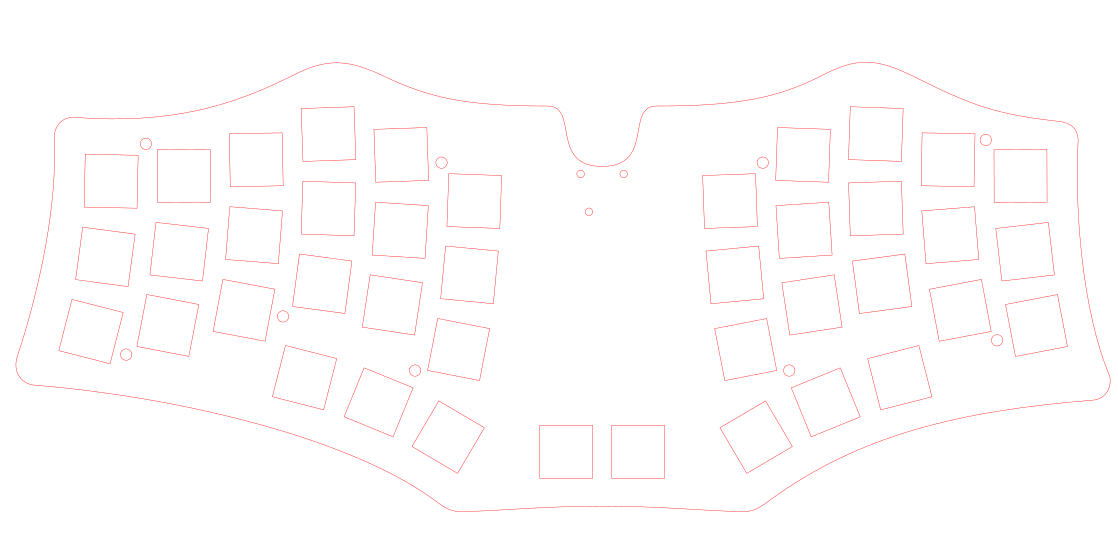
#> input picture opencv/waihah41.png, 1118 x 546 px
$ python a3.py
#> lines starting #> are read from the running program, lines starting #| are printed output that depends on the picture; after the words box and inside, x2 and y2 are one past the last pixel; in counts of white or black regions, pixels touching at a corner belong together
import cv2
import numpy as np
import matplotlib.pyplot as plt

# 画像ファイルの読込み
# （画像ファイルを用意して下さい。）
img = cv2.imread('waihah41.png')
#> img is the input picture: shape (546, 1118, 3); mean B, G, R 253.1, 253.1, 255


# 画像をグレースケールにする
gray = cv2.cvtColor(img, cv2.COLOR_BGR2GRAY)
#cv2.imshow('gray', gray)
#しきい値指定によるフィルタリング
#retval, dst = cv2.threshold(gray, 240, 255, cv2.THRESH_BINARY )
#cv2.imshow('dst1', dst)

dst = cv2.bitwise_not(gray)
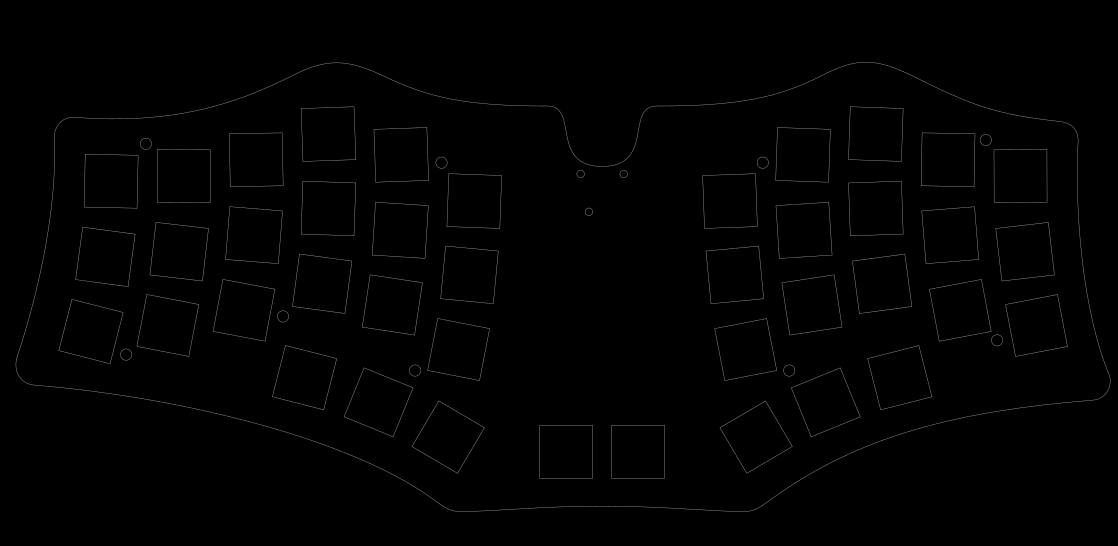
#> dst: shape (546, 1118); min 0, max 107, mean 1.3
#cv2.imshow('dst2', dst)

contours, _ = cv2.findContours(dst, cv2.RETR_LIST, cv2.CHAIN_APPROX_SIMPLE)
#> contours = 108 contours; largest, box (x1, y1, x2, y2) and area: (15, 62, 1111, 512) 370347, (16, 62, 1111, 512) 368874, (411, 400, 485, 474) 2885, (719, 400, 793, 474) 2884, (343, 367, 414, 438) 2872

for cnt in contours:
	# 輪郭線の長さを計算
	arclen = cv2.arcLength(cnt, True)
	# 輪郭線の近似
	approx = cv2.approxPolyDP(cnt, 0.01 * arclen, True)
	# 何角形かを見てみる
	#print(len(approx), end='')
	if(len(approx) == 4):
		print("4 です")
		print(approx)
#> this loop made 108 passes
#> (arclen, approx) on passes 1 to 12: (209.7, [[611, 426], [663, 425], [664, 477], [612, 478]]), (209.7, [[539, 426], [591, 425], [592, 477], [540, 478]]), (212, [[611, 425], [611, 478], [664, 478], [664, 425]]), (212, [[539, 425], [539, 478], [592, 478], [592, 425]]), (221.9, [[765, 401], [791, 446], [747, 472], [720, 428]]), (220.5, [[439, 401], [483, 428], [457, 472], [413, 446]]), (228.7, [[765, 400], [719, 427], [746, 473], [792, 446]]), (228.7, [[438, 400], [411, 446], [457, 473], [484, 427]]), (223.7, [[839, 368], [859, 416], [811, 435], [791, 388]]), (225.1, [[364, 368], [412, 388], [392, 436], [344, 416]]), (231.1, [[840, 367], [791, 387], [811, 437], [860, 417]]), (232.6, [[363, 367], [343, 416], [393, 437], [413, 387]])
#> arclen on passes 13 to 18: 34.38, 34.97, 39.8, 38.97, 35.8, 39.8
#> (printed output is left out)
    # 輪郭線の描画
    #cv2.drawContours(dst, [approx], -1, (255, 0, 0), 3, cv2.LINE_AA)

cv2.drawContours(img, contours, -1, (255, 0, 0), 3, cv2.LINE_AA)
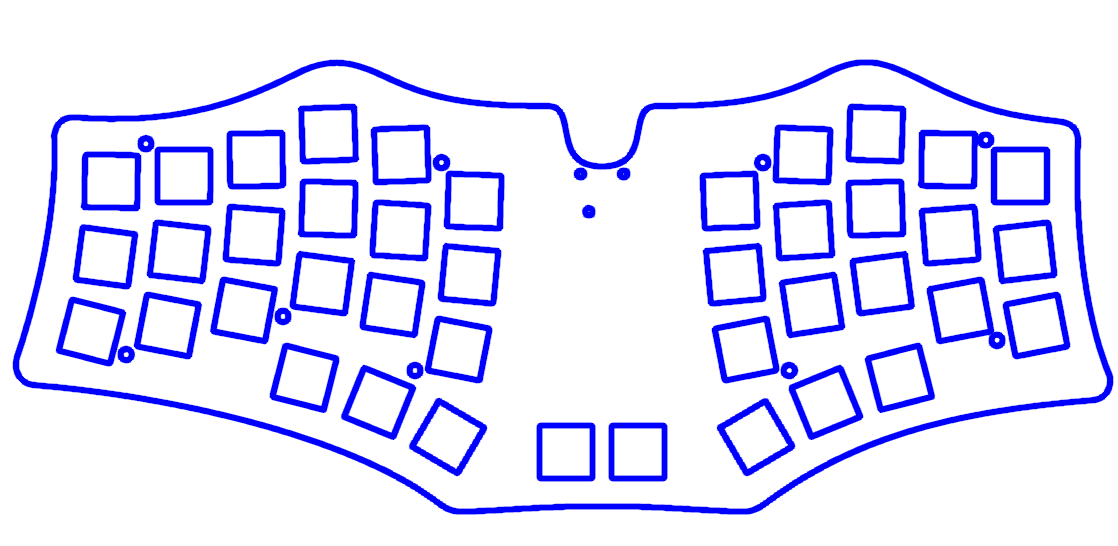
#> img: shape (546, 1118, 3); 14.62% of pixels changed, all inside (x1, y1, x2, y2) = (12, 59, 1114, 515)
plt.imshow(img)
plt.show()

for cnt in contours:
    # 輪郭線の長さを計算
    arclen = cv2.arcLength(cnt, True)
    # 輪郭線の近似
    approx = cv2.approxPolyDP(cnt, 0.01 * arclen, True)
    n_gon = len(approx)
#> this loop made 108 passes
#> (arclen, approx, n_gon) on passes 1 to 11: (209.7, [[611, 426], [663, 425], [664, 477], [612, 478]], 4), (209.7, [[539, 426], [591, 425], [592, 477], [540, 478]], 4), (212, [[611, 425], [611, 478], [664, 478], [664, 425]], 4), (212, [[539, 425], [539, 478], [592, 478], [592, 425]], 4), (221.9, [[765, 401], [791, 446], [747, 472], [720, 428]], 4), (220.5, [[439, 401], [483, 428], [457, 472], [413, 446]], 4), (228.7, [[765, 400], [719, 427], [746, 473], [792, 446]], 4), (228.7, [[438, 400], [411, 446], [457, 473], [484, 427]], 4), (223.7, [[839, 368], [859, 416], [811, 435], [791, 388]], 4), (225.1, [[364, 368], [412, 388], [392, 436], [344, 416]], 4), (231.1, [[840, 367], [791, 387], [811, 437], [860, 417]], 4)
#> (arclen, n_gon) on passes 13 to 18: (34.38, 10), (34.97, 16), (39.8, 18), (38.97, 16), (35.8, 15), (39.8, 17)


# GUIに表示
# GUI上で何かキーをおすと、ウインドウが消える
cv2.waitKey(0)
cv2.destroyAllWindows()

$ run again, with opencv/example.png copied over opencv/waihah41.png
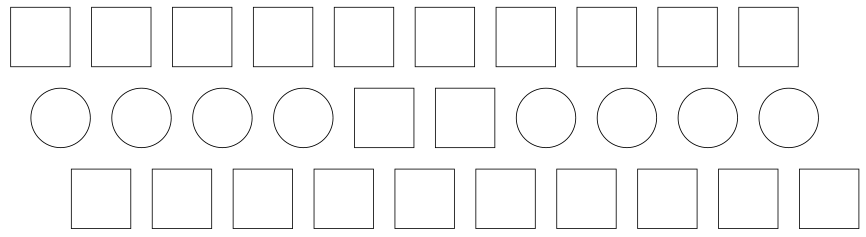
#> input picture opencv/example.png, 866 x 237 px
#> img is the input picture: shape (237, 866, 3); min 12, max 255, mean 248.2
#> `dst = cv2.bitwise_not(gray)`:
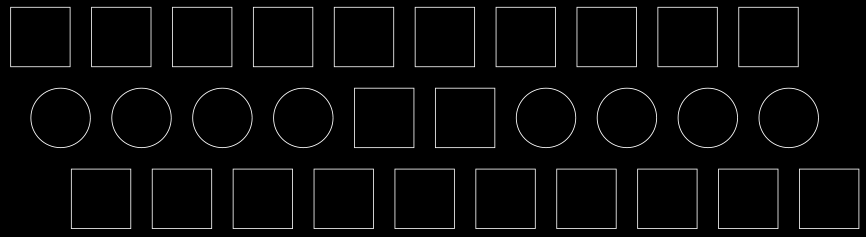
#> dst: shape (237, 866); min 0, max 243, mean 6.8
#> contours = 60 contours; largest, box (x1, y1, x2, y2) and area: (333, 6, 395, 68) 3721, (252, 6, 314, 68) 3721, (434, 87, 496, 149) 3720, (414, 6, 476, 68) 3720, (151, 168, 213, 229) 3660
#> the loop `for cnt in contours:` made 60 passes
#> (arclen, approx) on passes 1 to 7: (233.7, [[799, 170], [857, 169], [858, 227], [800, 228]]), (233.7, [[718, 170], [776, 169], [777, 227], [719, 228]]), (231.7, [[638, 170], [695, 169], [696, 227], [639, 228]]), (231.7, [[557, 170], [614, 169], [615, 227], [558, 228]]), (231.7, [[476, 170], [533, 169], [534, 227], [477, 228]]), (231.7, [[395, 170], [452, 169], [453, 227], [396, 228]]), (233.7, [[314, 170], [372, 169], [373, 227], [315, 228]])
#> (printed output is left out)
#> `cv2.drawContours(img, contours, -1, (255, 0, 0), 3, cv2.LINE_AA)`:
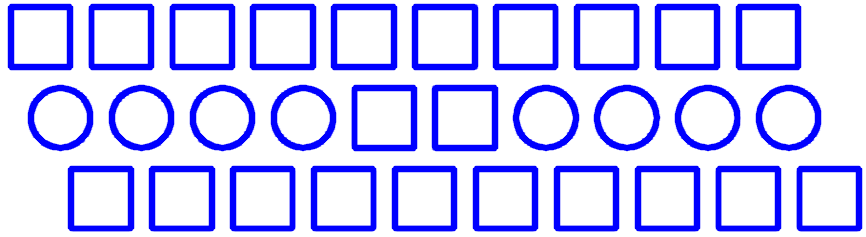
#> img: shape (237, 866, 3); mean B, G, R 255, 202, 202
#> the loop `for cnt in contours:` made 60 passes
#> (arclen, approx, n_gon) on passes 1 to 7: (233.7, [[799, 170], [857, 169], [858, 227], [800, 228]], 4), (233.7, [[718, 170], [776, 169], [777, 227], [719, 228]], 4), (231.7, [[638, 170], [695, 169], [696, 227], [639, 228]], 4), (231.7, [[557, 170], [614, 169], [615, 227], [558, 228]], 4), (231.7, [[476, 170], [533, 169], [534, 227], [477, 228]], 4), (231.7, [[395, 170], [452, 169], [453, 227], [396, 228]], 4), (233.7, [[314, 170], [372, 169], [373, 227], [315, 228]], 4)
